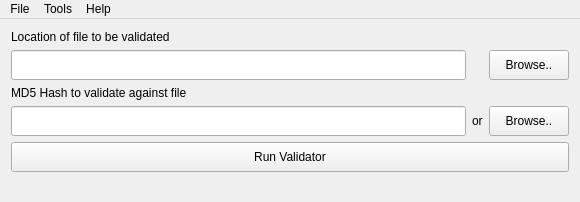
<?xml version="1.0" encoding="UTF-8"?>
<ui version="4.0">
 <class>MainWindow</class>
 <widget class="QMainWindow" name="MainWindow">
  <property name="geometry">
   <rect>
    <x>0</x>
    <y>0</y>
    <width>580</width>
    <height>201</height>
   </rect>
  </property>
  <property name="maximumSize">
   <size>
    <width>16777215</width>
    <height>201</height>
   </size>
  </property>
  <property name="windowTitle">
   <string>MD5 Checksum Validator</string>
  </property>
  <property name="windowIcon">
   <iconset resource="gear_icon_resource.qrc">
    <normaloff>:/img/gear.png</normaloff>:/img/gear.png</iconset>
  </property>
  <property name="dockOptions">
   <set>QMainWindow::AllowTabbedDocks|QMainWindow::AnimatedDocks</set>
  </property>
  <widget class="QWidget" name="centralWidget">
   <layout class="QHBoxLayout" name="horizontalLayout">
    <item>
     <layout class="QGridLayout" name="gridLayout">
      <item row="0" column="0">
       <widget class="QLabel" name="label">
        <property name="sizePolicy">
         <sizepolicy hsizetype="Preferred" vsizetype="Maximum">
          <horstretch>0</horstretch>
          <verstretch>0</verstretch>
         </sizepolicy>
        </property>
        <property name="text">
         <string>Location of file to be validated</string>
        </property>
       </widget>
      </item>
      <item row="3" column="2">
       <widget class="QPushButton" name="bBrowseHash">
        <property name="minimumSize">
         <size>
          <width>0</width>
          <height>30</height>
         </size>
        </property>
        <property name="text">
         <string>Browse..</string>
        </property>
       </widget>
      </item>
      <item row="2" column="0">
       <widget class="QLabel" name="label_2">
        <property name="sizePolicy">
         <sizepolicy hsizetype="Preferred" vsizetype="Maximum">
          <horstretch>0</horstretch>
          <verstretch>0</verstretch>
         </sizepolicy>
        </property>
        <property name="text">
         <string>MD5 Hash to validate against file</string>
        </property>
       </widget>
      </item>
      <item row="3" column="1">
       <widget class="QLabel" name="label_3">
        <property name="text">
         <string>or</string>
        </property>
       </widget>
      </item>
      <item row="1" column="2">
       <widget class="QPushButton" name="bBrowseFile">
        <property name="minimumSize">
         <size>
          <width>0</width>
          <height>30</height>
         </size>
        </property>
        <property name="text">
         <string>Browse..</string>
        </property>
       </widget>
      </item>
      <item row="5" column="0" colspan="3">
       <widget class="QPushButton" name="bValidate">
        <property name="minimumSize">
         <size>
          <width>0</width>
          <height>30</height>
         </size>
        </property>
        <property name="text">
         <string>Run Validator</string>
        </property>
       </widget>
      </item>
      <item row="1" column="0">
       <widget class="QLineEdit" name="leFile">
        <property name="minimumSize">
         <size>
          <width>0</width>
          <height>30</height>
         </size>
        </property>
       </widget>
      </item>
      <item row="3" column="0">
       <widget class="QLineEdit" name="leHash">
        <property name="minimumSize">
         <size>
          <width>0</width>
          <height>30</height>
         </size>
        </property>
       </widget>
      </item>
     </layout>
    </item>
   </layout>
  </widget>
  <widget class="QMenuBar" name="menuBar">
   <property name="geometry">
    <rect>
     <x>0</x>
     <y>0</y>
     <width>580</width>
     <height>21</height>
    </rect>
   </property>
   <widget class="QMenu" name="menuFile">
    <property name="title">
     <string>File</string>
    </property>
    <addaction name="actionExit"/>
   </widget>
   <widget class="QMenu" name="menuTools">
    <property name="title">
     <string>Tools</string>
    </property>
    <addaction name="actionChecksum_Generator"/>
   </widget>
   <widget class="QMenu" name="menuHelp">
    <property name="title">
     <string>Help</string>
    </property>
    <addaction name="actionAbout"/>
   </widget>
   <addaction name="menuFile"/>
   <addaction name="menuTools"/>
   <addaction name="menuHelp"/>
  </widget>
  <widget class="QStatusBar" name="statusBar">
   <property name="sizeGripEnabled">
    <bool>false</bool>
   </property>
  </widget>
  <action name="actionExit">
   <property name="text">
    <string>Exit</string>
   </property>
  </action>
  <action name="actionChecksum_Generator">
   <property name="text">
    <string>Checksum Generator</string>
   </property>
  </action>
  <action name="actionAbout">
   <property name="text">
    <string>About</string>
   </property>
  </action>
 </widget>
 <layoutdefault spacing="6" margin="11"/>
 <resources>
  <include location="gear_icon_resource.qrc"/>
 </resources>
 <connections/>
</ui>
